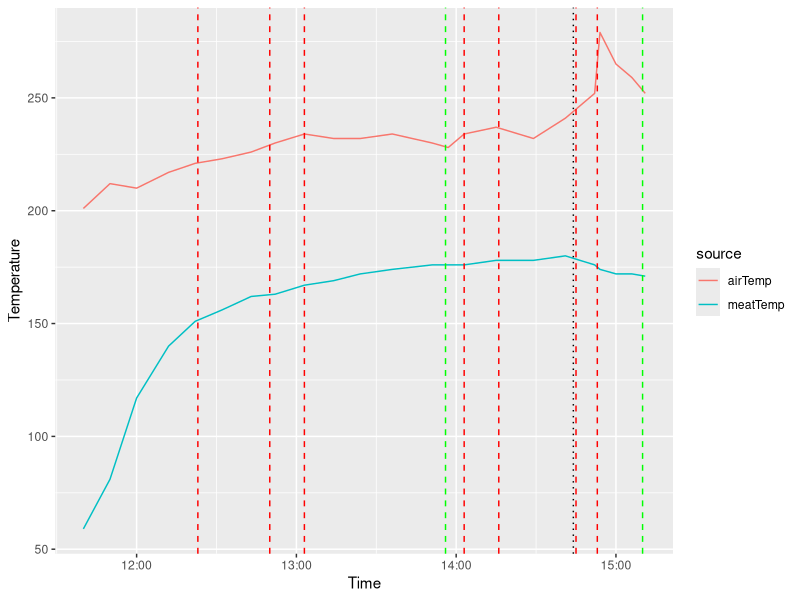

This chart was generated by the following R code:
## ---- chunk 1
library(ggplot2)
library(dplyr)
library(tidyr)

time=c('11:40','11:50','12:00','12:12','12:22','12:32','12:43','12:52','13:03','13:14','13:24','13:36','13:51','13:57','14:03','14:15','14:29','14:41',"14:52","14:54",'15:00','15:06','15:11')
meatTemp=c(59,81,117,140,151,156,162,163,167,169,172,174,176,176,176,178,178,180,176,174,172,172,171)
airTemp=c(201,212,210,217,221,223,226,230,234,232,232,234,230,228,234,237,232,241,252,279,265,259,252)

hm=as.POSIXct(strptime(time, '%H:%M',tz='GMT')) 
df=data.frame(meatTemp,airTemp,hm) %>%
  gather(source,temp,-hm)
p=ggplot(df,aes(hm,temp,color=source)) + 
  geom_line() + 
  ylab('Temperature') +
  xlab('Time') 

# add horizontal lines for vent adjustments
reductions=c('12:23','12:50','13:03','14:03','14:16','14:45','14:53')
for (t in reductions){
  p = p + geom_vline(xintercept = as.POSIXct(strptime(t, '%H:%M',tz='GMT')) ,linetype='dashed',size=0.5,color='red')
}
increases=c('13:56','15:10')
for (t in increases){
  p = p + geom_vline(xintercept = as.POSIXct(strptime(t, '%H:%M',tz='GMT')) ,linetype='dashed',size=0.5,color='green')
}
checking=c('14:44')
for (t in checking){
  p = p + geom_vline(xintercept = as.POSIXct(strptime(t, '%H:%M',tz='GMT')) ,linetype='dotted',size=0.5,color='black')
}

print(p) 
